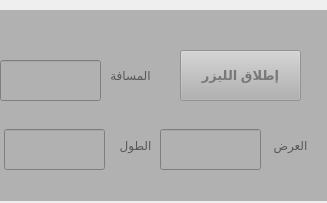
    <widget class="QWidget" name="page_6">
     <property name="geometry">
      <rect>
       <x>0</x>
       <y>0</y>
       <width>327</width>
       <height>203</height>
      </rect>
     </property>
     <attribute name="label">
      <string>الليزر</string>
     </attribute>
     <widget class="QWidget" name="widget_4" native="true">
      <property name="enabled">
       <bool>false</bool>
      </property>
      <property name="geometry">
       <rect>
        <x>0</x>
        <y>10</y>
        <width>331</width>
        <height>191</height>
       </rect>
      </property>
      <property name="palette">
       <palette>
        <active>
         <colorrole role="WindowText">
          <brush brushstyle="SolidPattern">
           <color alpha="255">
            <red>0</red>
            <green>0</green>
            <blue>0</blue>
           </color>
          </brush>
         </colorrole>
         <colorrole role="Button">
          <brush brushstyle="SolidPattern">
           <color alpha="255">
            <red>177</red>
            <green>177</green>
            <blue>177</blue>
           </color>
          </brush>
         </colorrole>
         <colorrole role="Light">
          <brush brushstyle="SolidPattern">
           <color alpha="255">
            <red>255</red>
            <green>255</green>
            <blue>255</blue>
           </color>
          </brush>
         </colorrole>
         <colorrole role="Midlight">
          <brush brushstyle="SolidPattern">
           <color alpha="255">
            <red>216</red>
            <green>216</green>
            <blue>216</blue>
           </color>
          </brush>
         </colorrole>
         <colorrole role="Dark">
          <brush brushstyle="SolidPattern">
           <color alpha="255">
            <red>88</red>
            <green>88</green>
            <blue>88</blue>
           </color>
          </brush>
         </colorrole>
         <colorrole role="Mid">
          <brush brushstyle="SolidPattern">
           <color alpha="255">
            <red>118</red>
            <green>118</green>
            <blue>118</blue>
           </color>
          </brush>
         </colorrole>
         <colorrole role="Text">
          <brush brushstyle="SolidPattern">
           <color alpha="255">
            <red>0</red>
            <green>0</green>
            <blue>0</blue>
           </color>
          </brush>
         </colorrole>
         <colorrole role="BrightText">
          <brush brushstyle="SolidPattern">
           <color alpha="255">
            <red>255</red>
            <green>255</green>
            <blue>255</blue>
           </color>
          </brush>
         </colorrole>
         <colorrole role="ButtonText">
          <brush brushstyle="SolidPattern">
           <color alpha="255">
            <red>0</red>
            <green>0</green>
            <blue>0</blue>
           </color>
          </brush>
         </colorrole>
         <colorrole role="Base">
          <brush brushstyle="SolidPattern">
           <color alpha="255">
            <red>255</red>
            <green>255</green>
            <blue>255</blue>
           </color>
          </brush>
         </colorrole>
         <colorrole role="Window">
          <brush brushstyle="SolidPattern">
           <color alpha="255">
            <red>177</red>
            <green>177</green>
            <blue>177</blue>
           </color>
          </brush>
         </colorrole>
         <colorrole role="Shadow">
          <brush brushstyle="SolidPattern">
           <color alpha="255">
            <red>0</red>
            <green>0</green>
            <blue>0</blue>
           </color>
          </brush>
         </colorrole>
         <colorrole role="AlternateBase">
          <brush brushstyle="SolidPattern">
           <color alpha="255">
            <red>216</red>
            <green>216</green>
            <blue>216</blue>
           </color>
          </brush>
         </colorrole>
         <colorrole role="ToolTipBase">
          <brush brushstyle="SolidPattern">
           <color alpha="255">
            <red>255</red>
            <green>255</green>
            <blue>220</blue>
           </color>
          </brush>
         </colorrole>
         <colorrole role="ToolTipText">
          <brush brushstyle="SolidPattern">
           <color alpha="255">
            <red>0</red>
            <green>0</green>
            <blue>0</blue>
           </color>
          </brush>
         </colorrole>
        </active>
        <inactive>
         <colorrole role="WindowText">
          <brush brushstyle="SolidPattern">
           <color alpha="255">
            <red>0</red>
            <green>0</green>
            <blue>0</blue>
           </color>
          </brush>
         </colorrole>
         <colorrole role="Button">
          <brush brushstyle="SolidPattern">
           <color alpha="255">
            <red>177</red>
            <green>177</green>
            <blue>177</blue>
           </color>
          </brush>
         </colorrole>
         <colorrole role="Light">
          <brush brushstyle="SolidPattern">
           <color alpha="255">
            <red>255</red>
            <green>255</green>
            <blue>255</blue>
           </color>
          </brush>
         </colorrole>
         <colorrole role="Midlight">
          <brush brushstyle="SolidPattern">
           <color alpha="255">
            <red>216</red>
            <green>216</green>
            <blue>216</blue>
           </color>
          </brush>
         </colorrole>
         <colorrole role="Dark">
          <brush brushstyle="SolidPattern">
           <color alpha="255">
            <red>88</red>
            <green>88</green>
            <blue>88</blue>
           </color>
          </brush>
         </colorrole>
         <colorrole role="Mid">
          <brush brushstyle="SolidPattern">
           <color alpha="255">
            <red>118</red>
            <green>118</green>
            <blue>118</blue>
           </color>
          </brush>
         </colorrole>
         <colorrole role="Text">
          <brush brushstyle="SolidPattern">
           <color alpha="255">
            <red>0</red>
            <green>0</green>
            <blue>0</blue>
           </color>
          </brush>
         </colorrole>
         <colorrole role="BrightText">
          <brush brushstyle="SolidPattern">
           <color alpha="255">
            <red>255</red>
            <green>255</green>
            <blue>255</blue>
           </color>
          </brush>
         </colorrole>
         <colorrole role="ButtonText">
          <brush brushstyle="SolidPattern">
           <color alpha="255">
            <red>0</red>
            <green>0</green>
            <blue>0</blue>
           </color>
          </brush>
         </colorrole>
         <colorrole role="Base">
          <brush brushstyle="SolidPattern">
           <color alpha="255">
            <red>255</red>
            <green>255</green>
            <blue>255</blue>
           </color>
          </brush>
         </colorrole>
         <colorrole role="Window">
          <brush brushstyle="SolidPattern">
           <color alpha="255">
            <red>177</red>
            <green>177</green>
            <blue>177</blue>
           </color>
          </brush>
         </colorrole>
         <colorrole role="Shadow">
          <brush brushstyle="SolidPattern">
           <color alpha="255">
            <red>0</red>
            <green>0</green>
            <blue>0</blue>
           </color>
          </brush>
         </colorrole>
         <colorrole role="AlternateBase">
          <brush brushstyle="SolidPattern">
           <color alpha="255">
            <red>216</red>
            <green>216</green>
            <blue>216</blue>
           </color>
          </brush>
         </colorrole>
         <colorrole role="ToolTipBase">
          <brush brushstyle="SolidPattern">
           <color alpha="255">
            <red>255</red>
            <green>255</green>
            <blue>220</blue>
           </color>
          </brush>
         </colorrole>
         <colorrole role="ToolTipText">
          <brush brushstyle="SolidPattern">
           <color alpha="255">
            <red>0</red>
            <green>0</green>
            <blue>0</blue>
           </color>
          </brush>
         </colorrole>
        </inactive>
        <disabled>
         <colorrole role="WindowText">
          <brush brushstyle="SolidPattern">
           <color alpha="255">
            <red>88</red>
            <green>88</green>
            <blue>88</blue>
           </color>
          </brush>
         </colorrole>
         <colorrole role="Button">
          <brush brushstyle="SolidPattern">
           <color alpha="255">
            <red>177</red>
            <green>177</green>
            <blue>177</blue>
           </color>
          </brush>
         </colorrole>
         <colorrole role="Light">
          <brush brushstyle="SolidPattern">
           <color alpha="255">
            <red>255</red>
            <green>255</green>
            <blue>255</blue>
           </color>
          </brush>
         </colorrole>
         <colorrole role="Midlight">
          <brush brushstyle="SolidPattern">
           <color alpha="255">
            <red>216</red>
            <green>216</green>
            <blue>216</blue>
           </color>
          </brush>
         </colorrole>
         <colorrole role="Dark">
          <brush brushstyle="SolidPattern">
           <color alpha="255">
            <red>88</red>
            <green>88</green>
            <blue>88</blue>
           </color>
          </brush>
         </colorrole>
         <colorrole role="Mid">
          <brush brushstyle="SolidPattern">
           <color alpha="255">
            <red>118</red>
            <green>118</green>
            <blue>118</blue>
           </color>
          </brush>
         </colorrole>
         <colorrole role="Text">
          <brush brushstyle="SolidPattern">
           <color alpha="255">
            <red>88</red>
            <green>88</green>
            <blue>88</blue>
           </color>
          </brush>
         </colorrole>
         <colorrole role="BrightText">
          <brush brushstyle="SolidPattern">
           <color alpha="255">
            <red>255</red>
            <green>255</green>
            <blue>255</blue>
           </color>
          </brush>
         </colorrole>
         <colorrole role="ButtonText">
          <brush brushstyle="SolidPattern">
           <color alpha="255">
            <red>88</red>
            <green>88</green>
            <blue>88</blue>
           </color>
          </brush>
         </colorrole>
         <colorrole role="Base">
          <brush brushstyle="SolidPattern">
           <color alpha="255">
            <red>177</red>
            <green>177</green>
            <blue>177</blue>
           </color>
          </brush>
         </colorrole>
         <colorrole role="Window">
          <brush brushstyle="SolidPattern">
           <color alpha="255">
            <red>177</red>
            <green>177</green>
            <blue>177</blue>
           </color>
          </brush>
         </colorrole>
         <colorrole role="Shadow">
          <brush brushstyle="SolidPattern">
           <color alpha="255">
            <red>0</red>
            <green>0</green>
            <blue>0</blue>
           </color>
          </brush>
         </colorrole>
         <colorrole role="AlternateBase">
          <brush brushstyle="SolidPattern">
           <color alpha="255">
            <red>177</red>
            <green>177</green>
            <blue>177</blue>
           </color>
          </brush>
         </colorrole>
         <colorrole role="ToolTipBase">
          <brush brushstyle="SolidPattern">
           <color alpha="255">
            <red>255</red>
            <green>255</green>
            <blue>220</blue>
           </color>
          </brush>
         </colorrole>
         <colorrole role="ToolTipText">
          <brush brushstyle="SolidPattern">
           <color alpha="255">
            <red>0</red>
            <green>0</green>
            <blue>0</blue>
           </color>
          </brush>
         </colorrole>
        </disabled>
       </palette>
      </property>
      <property name="layoutDirection">
       <enum>Qt::RightToLeft</enum>
      </property>
      <property name="autoFillBackground">
       <bool>true</bool>
      </property>
      <widget class="QLabel" name="label_14">
       <property name="geometry">
        <rect>
         <x>100</x>
         <y>125</y>
         <width>71</width>
         <height>20</height>
        </rect>
       </property>
       <property name="layoutDirection">
        <enum>Qt::RightToLeft</enum>
       </property>
       <property name="text">
        <string>الطول</string>
       </property>
       <property name="alignment">
        <set>Qt::AlignCenter</set>
       </property>
      </widget>
      <widget class="QLineEdit" name="latitude">
       <property name="geometry">
        <rect>
         <x>160</x>
         <y>119</y>
         <width>101</width>
         <height>41</height>
        </rect>
       </property>
       <property name="layoutDirection">
        <enum>Qt::RightToLeft</enum>
       </property>
       <property name="maxLength">
        <number>32790</number>
       </property>
       <property name="alignment">
        <set>Qt::AlignCenter</set>
       </property>
       <property name="readOnly">
        <bool>true</bool>
       </property>
      </widget>
      <widget class="QLineEdit" name="Magnitude">
       <property name="geometry">
        <rect>
         <x>4</x>
         <y>119</y>
         <width>101</width>
         <height>41</height>
        </rect>
       </property>
       <property name="layoutDirection">
        <enum>Qt::RightToLeft</enum>
       </property>
       <property name="alignment">
        <set>Qt::AlignCenter</set>
       </property>
       <property name="readOnly">
        <bool>true</bool>
       </property>
      </widget>
      <widget class="QLabel" name="label_15">
       <property name="geometry">
        <rect>
         <x>260</x>
         <y>125</y>
         <width>61</width>
         <height>20</height>
        </rect>
       </property>
       <property name="layoutDirection">
        <enum>Qt::RightToLeft</enum>
       </property>
       <property name="text">
        <string>العرض</string>
       </property>
       <property name="alignment">
        <set>Qt::AlignCenter</set>
       </property>
      </widget>
      <widget class="QPushButton" name="load_laser_shoot_pushButton">
       <property name="geometry">
        <rect>
         <x>180</x>
         <y>40</y>
         <width>121</width>
         <height>51</height>
        </rect>
       </property>
       <property name="palette">
        <palette>
         <active>
          <colorrole role="ButtonText">
           <brush brushstyle="SolidPattern">
            <color alpha="255">
             <red>0</red>
             <green>0</green>
             <blue>255</blue>
            </color>
           </brush>
          </colorrole>
         </active>
         <inactive>
          <colorrole role="ButtonText">
           <brush brushstyle="SolidPattern">
            <color alpha="255">
             <red>0</red>
             <green>0</green>
             <blue>255</blue>
            </color>
           </brush>
          </colorrole>
         </inactive>
         <disabled>
          <colorrole role="ButtonText">
           <brush brushstyle="SolidPattern">
            <color alpha="255">
             <red>120</red>
             <green>120</green>
             <blue>120</blue>
            </color>
           </brush>
          </colorrole>
         </disabled>
        </palette>
       </property>
       <property name="font">
        <font>
         <pointsize>10</pointsize>
         <weight>75</weight>
         <bold>true</bold>
        </font>
       </property>
       <property name="layoutDirection">
        <enum>Qt::RightToLeft</enum>
       </property>
       <property name="text">
        <string>إطلاق الليزر</string>
       </property>
      </widget>
      <widget class="QLineEdit" name="DistanceValue">
       <property name="geometry">
        <rect>
         <x>0</x>
         <y>50</y>
         <width>101</width>
         <height>41</height>
        </rect>
       </property>
       <property name="layoutDirection">
        <enum>Qt::RightToLeft</enum>
       </property>
       <property name="alignment">
        <set>Qt::AlignCenter</set>
       </property>
       <property name="readOnly">
        <bool>false</bool>
       </property>
      </widget>
      <widget class="QLabel" name="label_16">
       <property name="geometry">
        <rect>
         <x>100</x>
         <y>55</y>
         <width>61</width>
         <height>20</height>
        </rect>
       </property>
       <property name="layoutDirection">
        <enum>Qt::RightToLeft</enum>
       </property>
       <property name="text">
        <string>المسافة</string>
       </property>
       <property name="alignment">
        <set>Qt::AlignCenter</set>
       </property>
      </widget>
     </widget>
    </widget>
